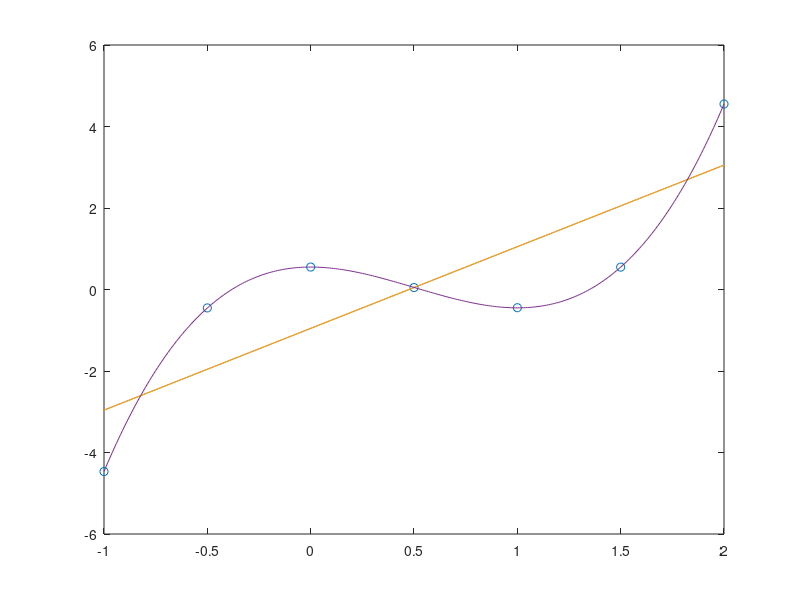

Reproduce this figure in MATLAB.
x = [-1.0, -0.5, 0.0, 0.5, 1.0, 1.5, 2.0];
y = [-4.467, -0.452, 0.551, 0.048, -0.447, 0.549, 4.552];

p1 = [2.00436, -0.95446]
p2 = [-0.00376, 2.00812, -0.95164]
p3 = [2.00356, -3.00910, 0.00456, 0.55102]

plot(x, y, 'o');

hold on;

tx = [-1.0 : 0.01 : 2.0];

plot(tx, polyval(p1, tx));
hold on;
plot(tx, polyval(p2, tx));
hold on;
plot(tx, polyval(p3, tx));

saveas(gcf, 'plot.jpg', 'jpg');